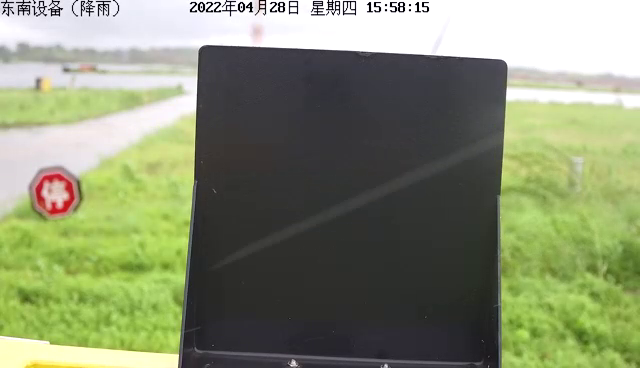
#> input picture frame 20 of cache.mp4, 640 x 368 px, given in place of rain_155800.mp4, which was not available; the run also reads 1 picture not shown here
$ python getBoard.py   (older library calls are emulated)
#> lines starting #> are read from the running program, lines starting #| are printed output that depends on the picture; after the words box and inside, x2 and y2 are one past the last pixel; in counts of white or black regions, pixels touching at a corner belong together; pictures that were not available may be replaced by others from this repository, and a replacement may not be noted
#> further down, frame is the input picture: shape (368, 640, 3); mean B, G, R 113, 143.1, 135.3
# -*- coding: utf-8 -*-
"""
Created on Tue Jul 12 14:35:28 2022

@author: xiaoqingtech01
"""


import cv2, time
import numpy as np
from matplotlib import pyplot as plt

ISTEST = False
#定义形状检测函数
def ShapeDetection(img):
    contours,hierarchy = cv2.findContours(img,cv2.RETR_EXTERNAL,cv2.CHAIN_APPROX_NONE)  #寻找轮廓点
    if contours:
        aim = contours[0]
        _max = 0
    else:
        return
    for obj in contours:
        area = cv2.contourArea(obj)  #计算轮廓内区域的面积
        if area>_max:
            _max = area
            aim = obj

    perimeter = cv2.arcLength(aim,True)  #计算轮廓周长
    approx = cv2.approxPolyDP(aim,0.02*perimeter,True)  #获取轮廓角点坐标
    x, y, w, h = cv2.boundingRect(approx)  #获取坐标值和宽度、高度

    return int(x+w/2.0), int(y+h/2.0)


def getBoard(img):
    gray = cv2.cvtColor(img,cv2.COLOR_BGR2GRAY)  #转灰度图
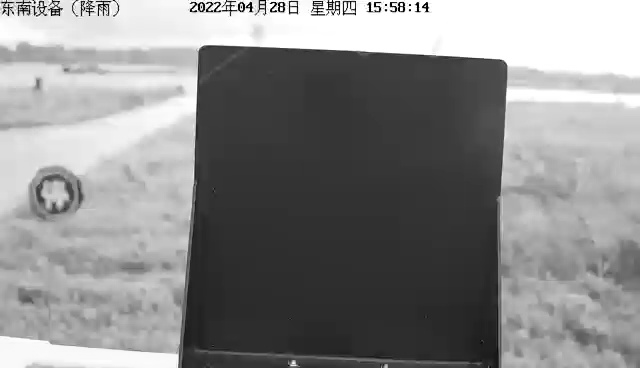
#> gray: shape (368, 640); min 0, max 255, mean 137.4
    # gray = gray[:-300,:-300]

    picBright = np.sum(gray)/255./368/640
#> picBright = 0.539
    cenBright = np.sum(gray[180:190,310:320])/255./100
#> cenBright = 0.2
    if cenBright>picBright:
        gray = 255-gray
    gray = 255-gray
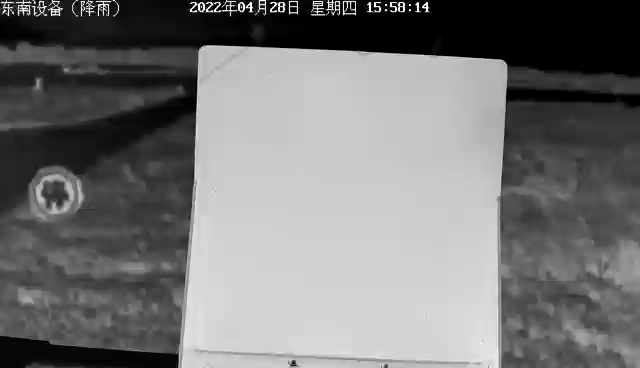
#> gray: shape (368, 640); min 0, max 255, mean 117.6

    # thresh = cv2.adaptiveThreshold(gray,255,cv2.ADAPTIVE_THRESH_MEAN_C,cv2.THRESH_BINARY,5,3)

    # ret, thresh = cv2.threshold(gray, 0, 255, cv2.THRESH_BINARY_INV+cv2.THRESH_OTSU)
    # ret, thresh = cv2.threshold(gray, 180, 255, cv2.THRESH_BINARY_INV)
    thresh = np.array(gray>130,dtype=np.uint8)*255
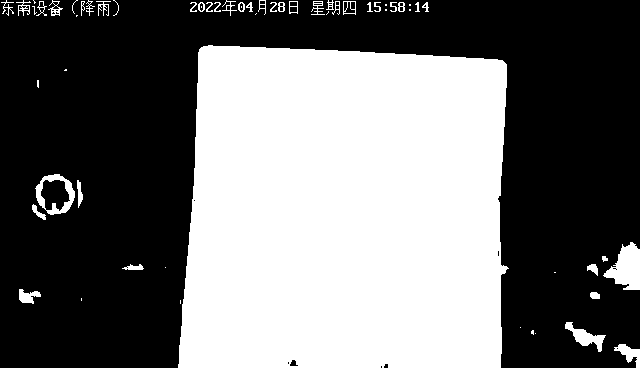
#> thresh: shape (368, 640); 43.8% white; 62 white regions (22 under 20 px), largest, box (x1, y1, x2, y2) and area: (178, 45, 509, 368) 98774, (603, 242, 640, 290) 1071, (35, 174, 75, 215) 592

    kernel = np.ones((3,3),np.uint8)
    opening = cv2.morphologyEx(thresh,cv2.MORPH_OPEN,kernel,iterations=2)
#> opening: shape (368, 640); 42.9% white; 13 white regions, largest, box (x1, y1, x2, y2) and area: (178, 45, 507, 368) 98729, (606, 244, 640, 290) 1020, (565, 322, 604, 349) 420

    dist_transform = cv2.distanceTransform(opening,cv2.DIST_L2,5)
    ret,fore = cv2.threshold(dist_transform,0.8*dist_transform.max(),255,0)
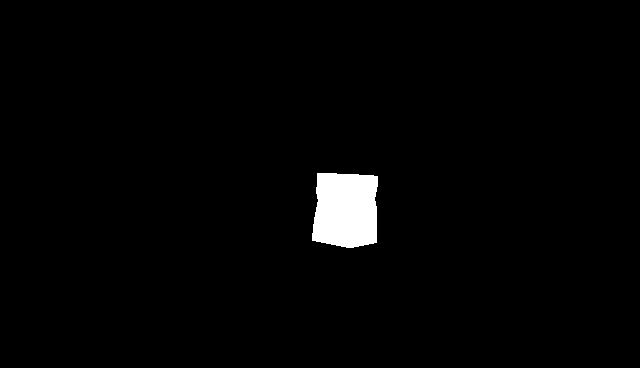
#> fore: shape (368, 640) float32; 1.9% white; 1 white region, box (x1, y1, x2, y2) and area: (312, 173, 378, 248) 4385
#> ret = 123.2

    fore = np.uint8(fore)
    if ISTEST:
        hist = cv2.calcHist([gray], [0], None, [256], [0, 256])
#> hist = 256 values, max 18757 at index 0, min 9 at index 246, mean 920
        plt.plot(hist)
        cv2.imwrite('gray.jpg', gray)
        cv2.imwrite('thresh.jpg', thresh)
        cv2.imwrite('fore.jpg', fore)
        lap = cv2.Laplacian(img, cv2.CV_32F)
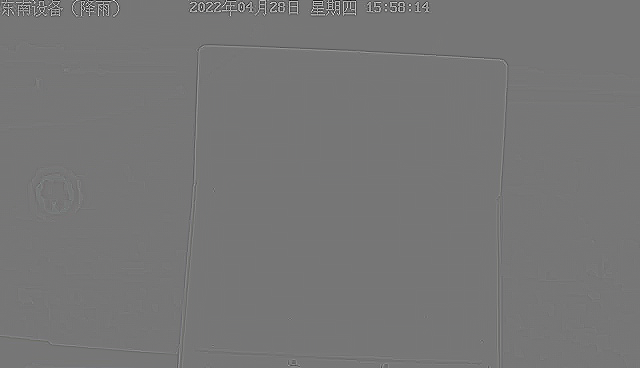
#> lap: shape (368, 640, 3) float32; mean B, G, R -0.1, -0.1, -0.1; drawn with min black and max white
        laplace = cv2.convertScaleAbs(lap)
        cv2.imwrite('laplace.jpg', laplace)
    canny = cv2.Canny(fore,60,60)  #Canny算子边缘检测
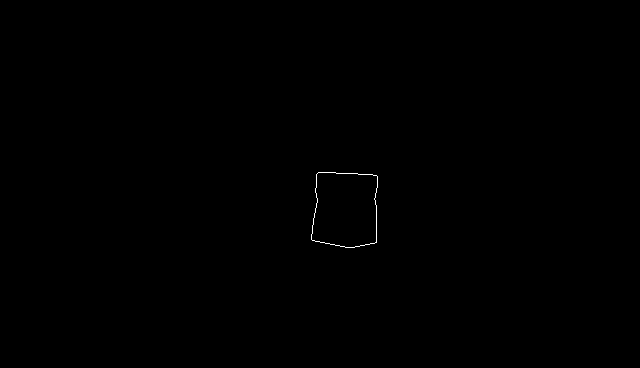
#> canny: shape (368, 640); 0.11% white in thin lines or dots, all inside (x1, y1, x2, y2) = (311, 172, 378, 248)
    return ShapeDetection(canny)
#> in ShapeDetection, `contours,hierarchy = cv2.findContours(img,cv2.RETR_EXTERNAL,cv2.CHAIN_..`: contours = 1 contour; box (x1, y1, x2, y2) and area: (311, 172, 378, 248) 4386
#> in ShapeDetection, `aim = contours[0]`: aim = contour of 257 points, box (x1, y1, x2, y2) (311, 172, 378, 248), area 4386
#> the loop in ShapeDetection, `for obj in contours:` made 1 pass
#> area on pass 1: 4385.5
#> in ShapeDetection, `perimeter = cv2.arcLength(aim,True)`: perimeter = 270.7
#> in ShapeDetection, `approx = cv2.approxPolyDP(aim,0.02*perimeter,True)`: approx = [[318, 172], [311, 239], [345, 247], [376, 242], [377, 176]]
#> in ShapeDetection, `x, y, w, h = cv2.boundingRect(approx)`: x = 311; y = 172; w = 67; h = 76


if __name__ == '__main__':
    ISTEST = True
    path = r'..\rain_light\vedio\rain_155800.mp4'
    video_stream=cv2.VideoCapture(path)
    ret, frame = video_stream.read()
    video_stream.release()
    img = cv2.imread('img.jpg')
    time.sleep(1)
    x, y = getBoard(img)
#> x = 344; y = 210
    print(x, y)
#| 344 210
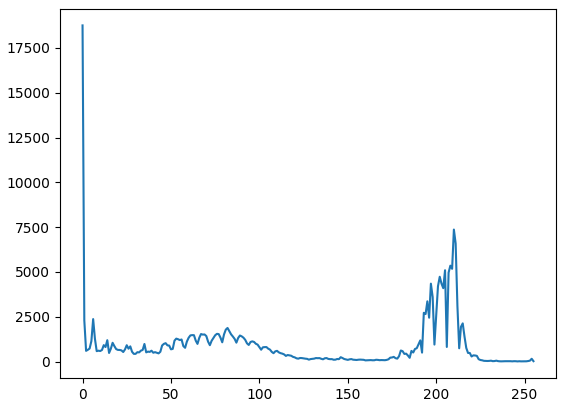
#> figure drawn by matplotlib, 1 panel; curve peaks at x = 0, y = 18757
